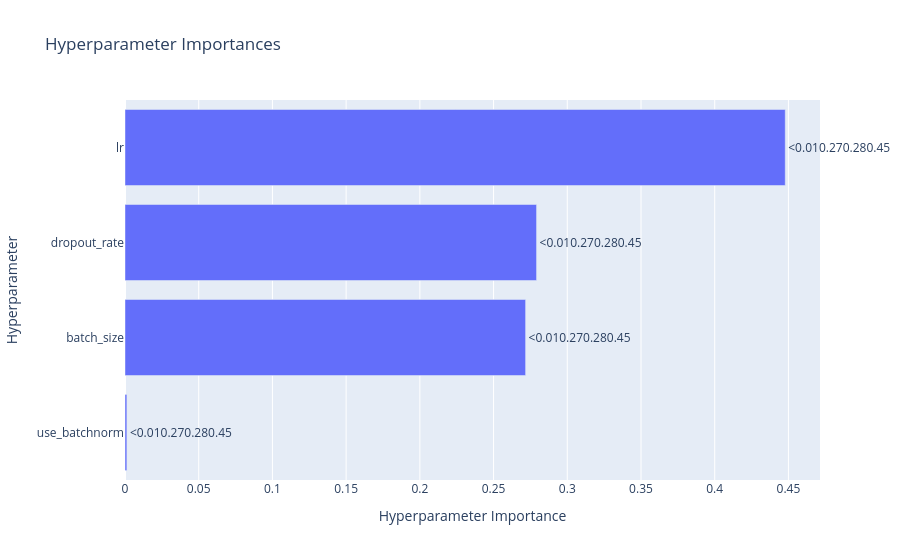

Notebook cell for this chart:
### Code cell
# 6. Interactive parameter importance plot
fig = optuna.visualization.plot_param_importances(study)
fig.show()

### Figure 1 — Plotly figure (JSON) as saved in the notebook; plotly's stock layout.template omitted (floating-point values rounded to 4 significant figures)
{"data": [{"cliponaxis": false, "hovertemplate": ["use_batchnorm (CategoricalDistribution): 0.0012678954198203569<extra></extra>", "batch_size (CategoricalDistribution): 0.2717274945314006<extra></extra>", "dropout_rate (FloatDistribution): 0.2791588568876571<extra></extra>", "lr (FloatDistribution): 0.44784575316112185<extra></extra>"], "name": "Objective Value", "orientation": "h", "text": "<0.010.270.280.45", "textposition": "outside", "type": "bar", "x": [0.001268, 0.2717, 0.2792, 0.4478], "y": ["use_batchnorm", "batch_size", "dropout_rate", "lr"]}], "layout": {"title": {"text": "Hyperparameter Importances"}, "xaxis": {"title": {"text": "Hyperparameter Importance"}}, "yaxis": {"title": {"text": "Hyperparameter"}}}}
